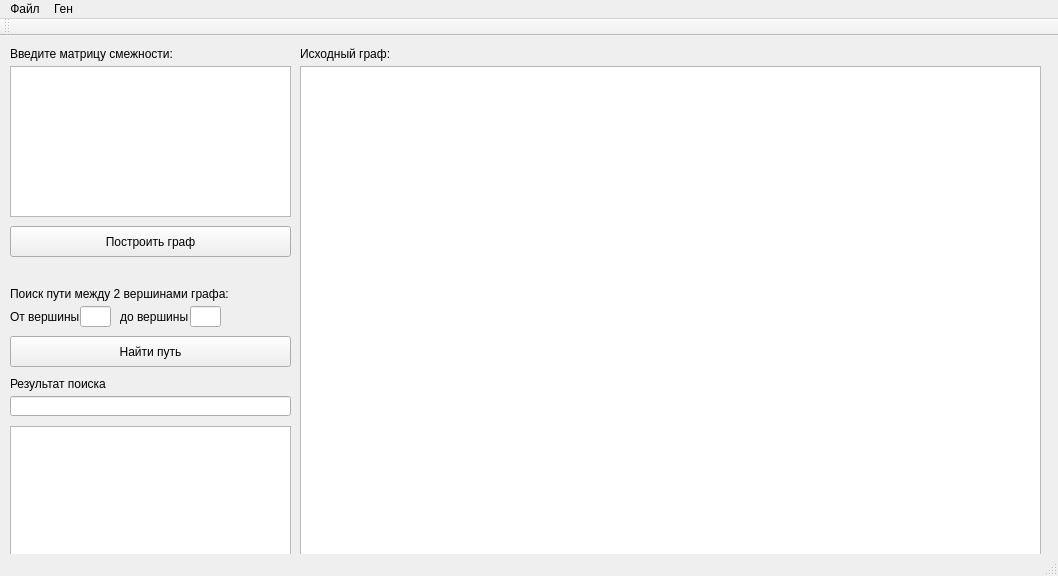
<?xml version="1.0" encoding="UTF-8"?>
<ui version="4.0">
 <class>MainWindow</class>
 <widget class="QMainWindow" name="MainWindow">
  <property name="geometry">
   <rect>
    <x>0</x>
    <y>0</y>
    <width>1058</width>
    <height>576</height>
   </rect>
  </property>
  <property name="windowTitle">
   <string>MainWindow</string>
  </property>
  <widget class="QWidget" name="centralWidget">
   <widget class="QGraphicsView" name="graphicsView">
    <property name="geometry">
     <rect>
      <x>300</x>
      <y>30</y>
      <width>741</width>
      <height>491</height>
     </rect>
    </property>
   </widget>
   <widget class="QLineEdit" name="lineEdit">
    <property name="geometry">
     <rect>
      <x>80</x>
      <y>270</y>
      <width>31</width>
      <height>21</height>
     </rect>
    </property>
   </widget>
   <widget class="QLineEdit" name="lineEdit_2">
    <property name="geometry">
     <rect>
      <x>190</x>
      <y>270</y>
      <width>31</width>
      <height>21</height>
     </rect>
    </property>
   </widget>
   <widget class="QPlainTextEdit" name="plainTextEdit">
    <property name="geometry">
     <rect>
      <x>10</x>
      <y>30</y>
      <width>281</width>
      <height>151</height>
     </rect>
    </property>
   </widget>
   <widget class="QPlainTextEdit" name="plainTextEdit_2">
    <property name="geometry">
     <rect>
      <x>10</x>
      <y>390</y>
      <width>281</width>
      <height>131</height>
     </rect>
    </property>
   </widget>
   <widget class="QLineEdit" name="lineEdit_3">
    <property name="geometry">
     <rect>
      <x>10</x>
      <y>360</y>
      <width>281</width>
      <height>20</height>
     </rect>
    </property>
   </widget>
   <widget class="QPushButton" name="pushButton">
    <property name="geometry">
     <rect>
      <x>10</x>
      <y>190</y>
      <width>281</width>
      <height>31</height>
     </rect>
    </property>
    <property name="text">
     <string>Построить граф</string>
    </property>
   </widget>
   <widget class="QPushButton" name="pushButton_2">
    <property name="geometry">
     <rect>
      <x>10</x>
      <y>300</y>
      <width>281</width>
      <height>31</height>
     </rect>
    </property>
    <property name="text">
     <string>Найти путь</string>
    </property>
   </widget>
   <widget class="QLabel" name="label">
    <property name="geometry">
     <rect>
      <x>10</x>
      <y>10</y>
      <width>201</width>
      <height>16</height>
     </rect>
    </property>
    <property name="text">
     <string>Введите матрицу смежности:</string>
    </property>
   </widget>
   <widget class="QLabel" name="label_2">
    <property name="geometry">
     <rect>
      <x>300</x>
      <y>10</y>
      <width>181</width>
      <height>16</height>
     </rect>
    </property>
    <property name="text">
     <string>Исходный граф:</string>
    </property>
   </widget>
   <widget class="QLabel" name="label_3">
    <property name="geometry">
     <rect>
      <x>10</x>
      <y>250</y>
      <width>221</width>
      <height>16</height>
     </rect>
    </property>
    <property name="text">
     <string>Поиск пути между 2 вершинами графа:</string>
    </property>
   </widget>
   <widget class="QLabel" name="label_4">
    <property name="geometry">
     <rect>
      <x>10</x>
      <y>270</y>
      <width>71</width>
      <height>21</height>
     </rect>
    </property>
    <property name="text">
     <string>От вершины</string>
    </property>
   </widget>
   <widget class="QLabel" name="label_5">
    <property name="geometry">
     <rect>
      <x>120</x>
      <y>270</y>
      <width>71</width>
      <height>21</height>
     </rect>
    </property>
    <property name="text">
     <string>до вершины</string>
    </property>
   </widget>
   <widget class="QLabel" name="label_6">
    <property name="geometry">
     <rect>
      <x>10</x>
      <y>340</y>
      <width>131</width>
      <height>16</height>
     </rect>
    </property>
    <property name="text">
     <string>Результат поиска</string>
    </property>
   </widget>
  </widget>
  <widget class="QMenuBar" name="menuBar">
   <property name="geometry">
    <rect>
     <x>0</x>
     <y>0</y>
     <width>1058</width>
     <height>21</height>
    </rect>
   </property>
   <widget class="QMenu" name="menu">
    <property name="title">
     <string>Файл</string>
    </property>
    <addaction name="action"/>
   </widget>
   <widget class="QMenu" name="menu_2">
    <property name="title">
     <string>Ген</string>
    </property>
    <addaction name="action_2"/>
   </widget>
   <addaction name="menu"/>
   <addaction name="menu_2"/>
  </widget>
  <widget class="QToolBar" name="mainToolBar">
   <attribute name="toolBarArea">
    <enum>TopToolBarArea</enum>
   </attribute>
   <attribute name="toolBarBreak">
    <bool>false</bool>
   </attribute>
  </widget>
  <widget class="QStatusBar" name="statusBar"/>
  <action name="action">
   <property name="text">
    <string>Взять из файла</string>
   </property>
  </action>
  <action name="action_2">
   <property name="text">
    <string>Ген</string>
   </property>
  </action>
 </widget>
 <layoutdefault spacing="6" margin="11"/>
 <resources/>
 <connections/>
</ui>
